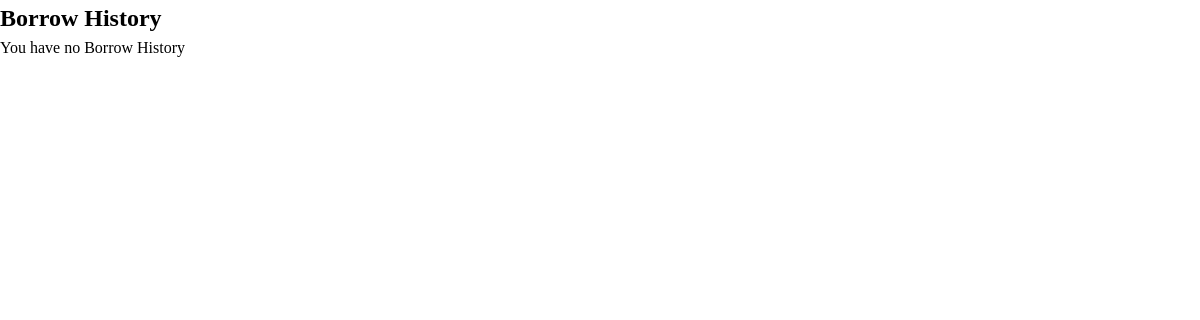
The page /member/borrowHistory/ (signed in) on the database as committed earlier.
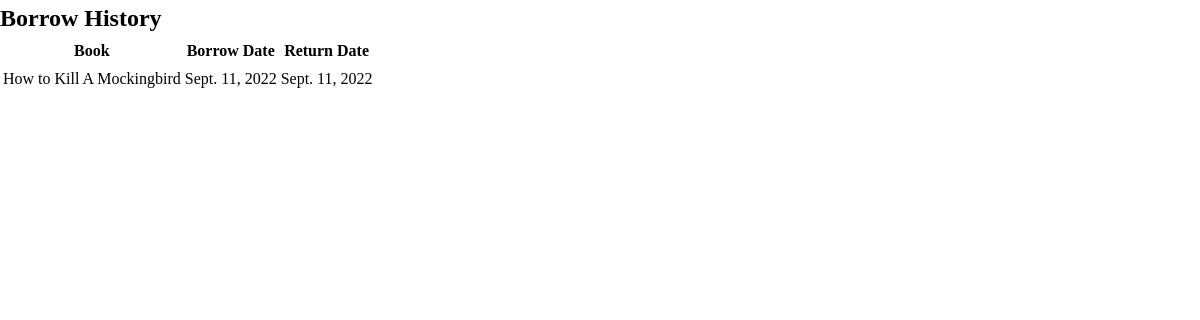
The same page on the database as committed later.
### models/models.py (models this page shows, shortened)
class BorrowHistory(models.Model):
    copy = models.ForeignKey(Copy, on_delete=models.SET('Deleted Copy'))
    borrower = models.ForeignKey(Member, on_delete=models.SET('Deleted User'))
    borrowDate = models.DateField()
    returnDate = models.DateField()

class Copy(models.Model):
    book = models.ForeignKey(Book, on_delete=models.CASCADE, null=False)
    price = models.DecimalField(max_digits=8, decimal_places=2, null=False)
    isIssued = models.BooleanField(default=False)
    issueDate = models.DateField(null=True)
    returnDate = models.DateField(null=True)
    issuedTo = models.ForeignKey(Member, on_delete=models.PROTECT, null=True)

class Book(models.Model):
    title = models.CharField(max_length=520)
    authors = models.ManyToManyField(Author)
    genre = models.ManyToManyField(Genre)

### member/views.py (the view)
# urls.py: path('borrowHistory/', ViewBorrowHistory.as_view(), name='borrowHistory'),
class ViewBorrowHistory(LoginRequiredMixin, View):
    def get(self, request):
        user = request.user
        member = Member.objects.get(userObj=user)
        borrowList = BorrowHistory.objects.filter(borrower=member)
        context = {}
        context['borrowList'] = borrowList
        return render(request, 'member/borrowHistory.html', context)

### templates/member/borrowHistory.html (shortened to what this page needs)
{%extends '../base.html'%}
{%block content%}
    <h2>Borrow History</h2>
    {%if borrowList%}
        <table>
            <tr>
                <th>Book</th>
                <th>Borrow Date</th>
                <th>Return Date</th>
            </tr>
        {%for borrow in borrowList%}
            <tr>
                <td>{{borrow.copy.book.title}}</td>
                <td>{{borrow.borrowDate}}</td>
                <td>{{borrow.returnDate}}</td>
            </tr>
        {%endfor%}
        </table>
    {%else%}
        <p>You have no Borrow History</p>
    {%endif%}
{%endblock%}

Rows that differ between the two databases and show on the page:
added BorrowHistory: copy.book "How to Kill A Mockingbird", borrowDate "Sept. 11, 2022", returnDate "Sept. 11, 2022"
Other text that changed with them:
text no longer shown: "You have no Borrow History"
text now shown: "Book Borrow Date Return Date"
